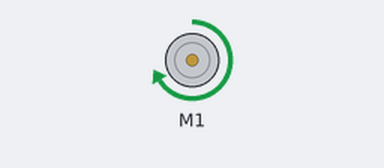
Recording of a sketch running on a simulated Arduino Uno, built with avr-gcc and run on an emulated ATmega328P. On the bench: DC motor (green arrow = forward, orange = backward, longer = faster).

Above: at 1.5 s.
At 4.5 s:
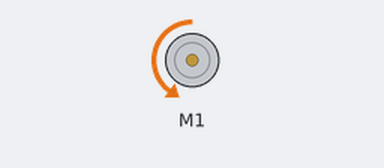
At 7.5 s:
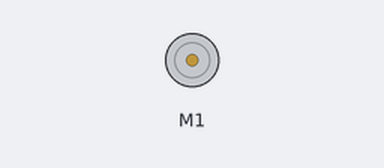
Timing chart, 0 to 11.7 s (numbered marks = the images above):
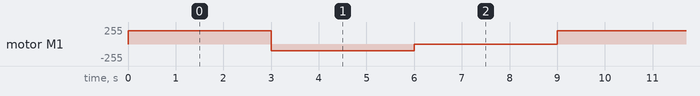

The sketch:

MotorTestAdaFruitMod.ino
```cpp
// (licence header left out)
#include <AFMotor.h>

AF_DCMotor motorDC1(1,MOTOR12_64KHZ);//MOTOR12_1KHZ MOTOR12_2KHZ MOTOR12_8KHZ MOTOR12_64KHZ
                                     //MOTOR34_1KHZ
void setup() {

}

void loop()
{
  motorDC1.setSpeed(200);//0-255
  motorDC1.run(FORWARD);
  delay(3000);

  motorDC1.setSpeed(100);
  motorDC1.run(BACKWARD);
  delay(3000);

  motorDC1.run(RELEASE);
  delay(3000);
}
```

Measured:
- by itself, motor M1: repeats every 9.0 s: backward 100/255 3.0 s, stopped 3.0 s, forward 200/255 3.0 s
